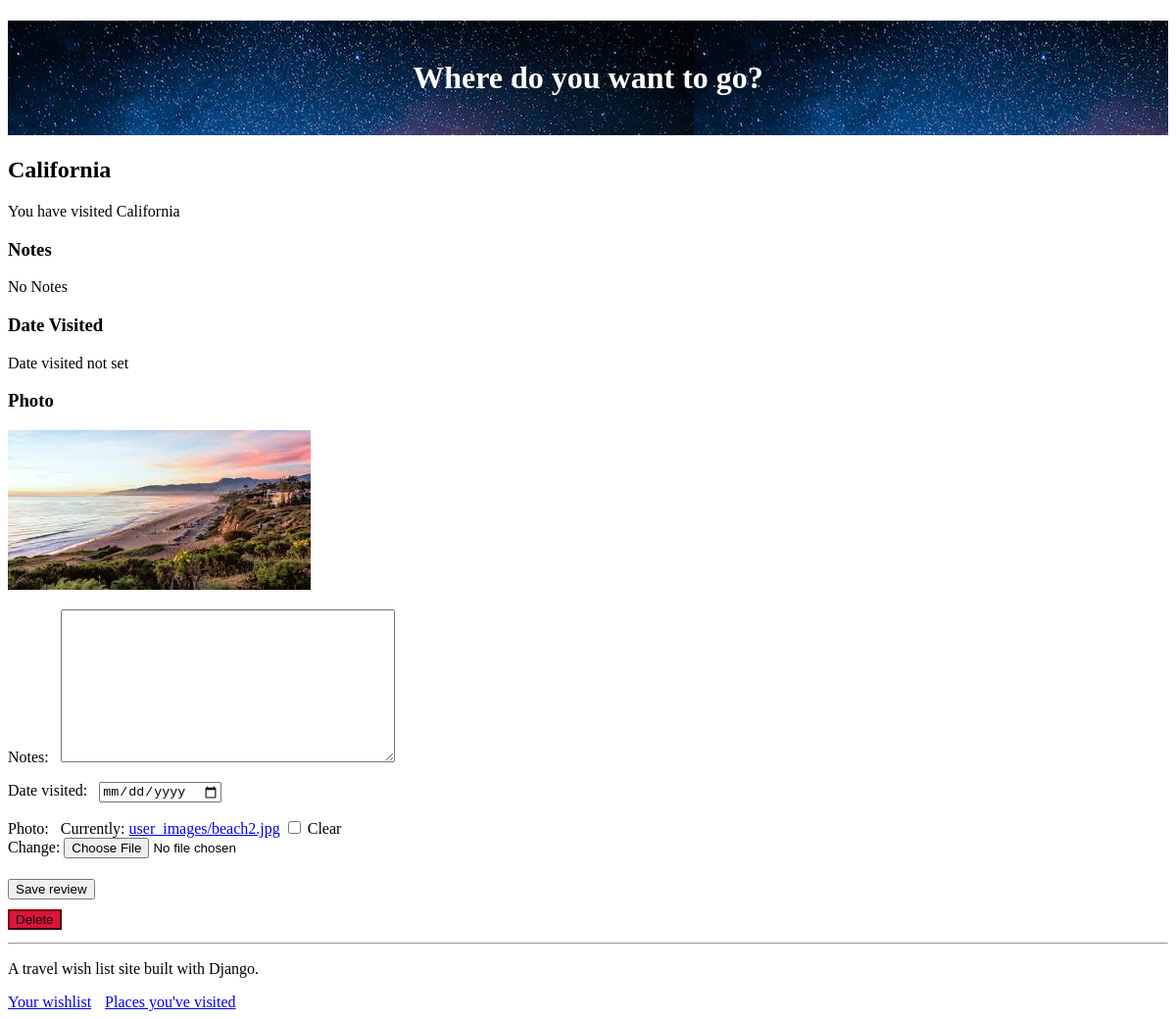
Screenshot of /place/12 (signed in) with the database file from the repository.
### travel_wishlist/models.py (models this page shows, shortened)
class Place(models.Model):
    user = models.ForeignKey('auth.user', null=False, on_delete=models.CASCADE)
    name = models.CharField(max_length=200)
    visited = models.BooleanField(default=False)
    notes = models.TextField(blank=True, null=True)
    date_visited = models.DateField(blank=True, null=True)
    photo = models.ImageField(upload_to='user_images/', blank=True, null=True)

### travel_wishlist/views.py (the view)
# urls.py: path('place/<int:place_pk>', views.place_details, name='place_details'),
@login_required
def place_details(request, place_pk):
    place = get_object_or_404(Place, pk=place_pk)
    if request.method == 'POST':
        form = TripReviewForm(request.POST, request.FILES, instance=place)  # instance = model object to update with the form data
        if form.is_valid():
            form.save()
            messages.info(request, 'Trip information updated!')
        else:
            messages.error(request, form.errors)  # Temp error message - future version should improve
        return redirect('place_details', place_pk=place_pk)
    else:    # GET place details
        if place.visited:
            review_form = TripReviewForm(instance=place)  # Pre-populate with data from this Place instance
            return render(request, 'travel_wishlist/place_detail.html', {'place': place, 'review_form': review_form} )
        else:
            return render(request, 'travel_wishlist/place_detail.html', {'place': place} )

### travel_wishlist/forms.py
class TripReviewForm(forms.ModelForm):
    class Meta:
        model = Place
        fields = ('notes', 'date_visited', 'photo')
        widgets = {
            'date_visited': DateInput()
        }

### travel_wishlist/templates/travel_wishlist/place_detail.html (shortened to what this page needs)
{% extends 'travel_wishlist/base.html' %}
{% load static %}
{% block content %}
<h2>{{ place.name }}</h2>
{% if place.visited %}
    <P>You have visited {{ place.name }}</p>
    <h3>Notes</h3>
    <P>{{ place.notes|default:"No Notes" }}</p>
    <h3>Date Visited</h3>
    <P>{{ place.date_visited|default:"Date visited not set" }}</p>
    <h3>Photo</h3>
    {% if place.photo %}
        <img src="{{ place.photo.url }}">
    {% else %}
        <P>No photo uploaded</p>
    {% endif %}
    <form action="{% url 'place_details' place_pk=place.pk %}" method="POST" enctype="multipart/form-data">
    {{ review_form.as_p }}
    <button type="submit">Save review</button>
    </form>
{% endif %}
<form action="{% url 'delete_place' %}" method="POST">
    <button type=submit class="delete">Delete</button>
</form>
{% endblock %}

### travel_wishlist/static/css/style.css (style rules this page uses)
label { display: inline-block; padding-right: 8px; }
button { margin: 5px 0px 5px 0; }
.delete { background-color: crimson; border-color: darkred; }

### rows the page displays
Place: name "California", notes "No Notes", date_visited "Date visited not set", photo (picture)
